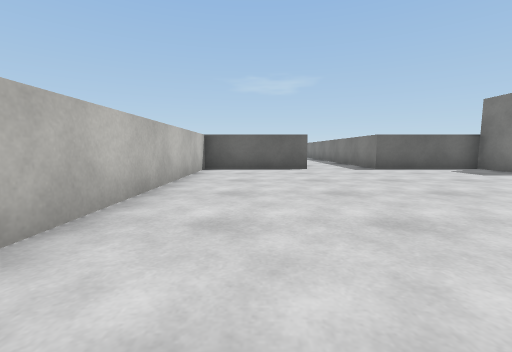
[1] (above)

12 first-person views from a walk through a scene from a Unity 3-D project. The camera is 0.58 m above the floor, tilts 6° down and sees 90° across. The floor is counted in squares, 1 m on a side. Each view is taken from the middle of a square. On the plan, view 1 faces up. The plan holds only what a view shows up to about 9 squares ahead; the rest is blank. The place goes on beyond the plan. Surface patterns are stand-ins for the level's own textures.

[2]
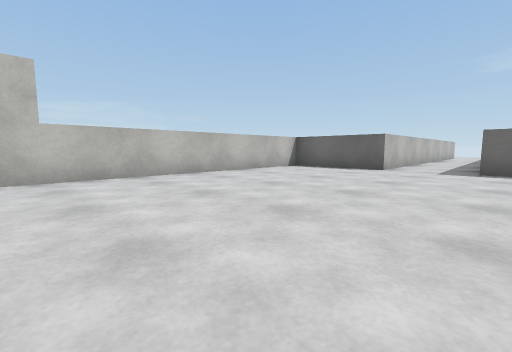

[3]
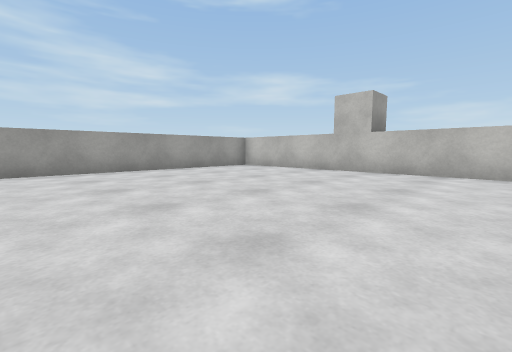

[4]
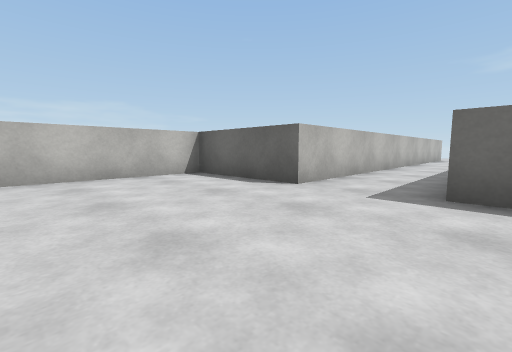

[5]
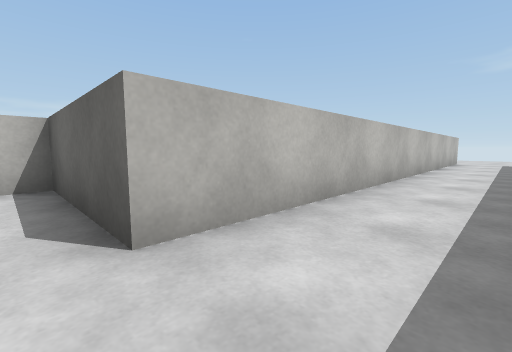

[6]
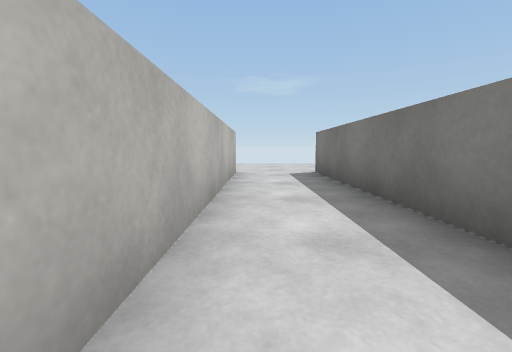

[7]
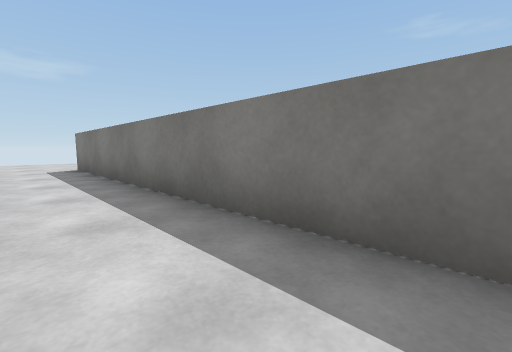

[8]
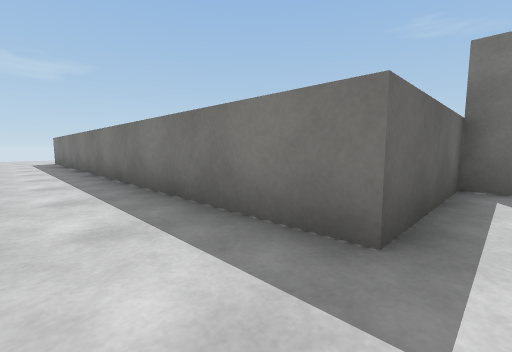

[9]
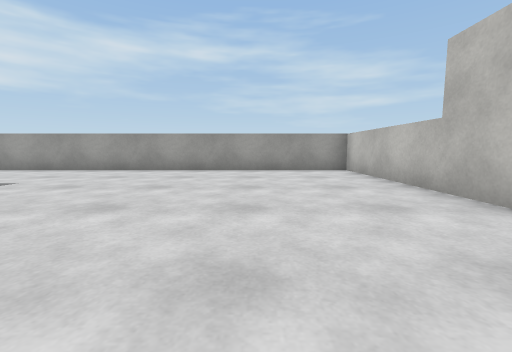

[10]
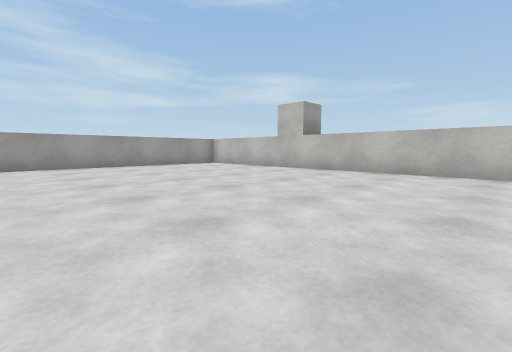

[11]
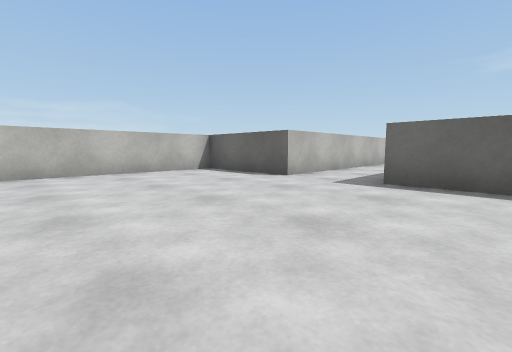

[12]
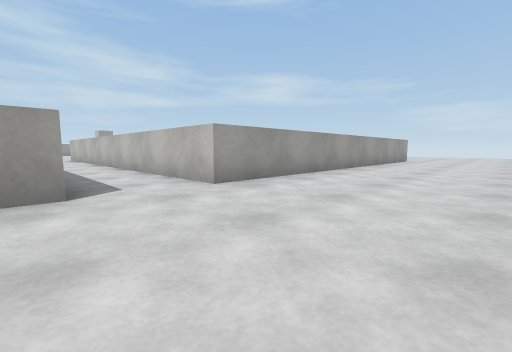

### Floor plan
Points are (right, up) in squares from view 1. A wall is a line through its corners. A room is listed if a view was taken in it or the views show most of it. See-through windows are left out.
Room 1 (views 1, 2, 3, 4, 5, 6, 7, 8, 9, 10, 11)
walls: (5.5, 7.5) (3.5, 7.5) (3.5, 19.5); (1.5, 19.5) (1.5, 7.5) (-1.5, 7.5) (-1.5, -4.1) (5.5, -4.1)
ways out: opening at (2.5, 20) to room 2
Room 2 (view 12)
walls: (-5.4, 19.5) (1.5, 19.5); (3.5, 19.5) (4.1, 19.5)
ways out: opening at (2.5, 20) to room 1

Positions as (right, up) in squares from view 1, and headings:
1: (0, 0), facing up
2: (4, 0), facing up-left
3: (5, 3), facing down-left
4: (4, 4), facing up-left
5: (3, 7), facing up-left
6: (2, 13), facing up
7: (2, 11), facing up-right
8: (2, 7), facing up-right
9: (1, 3), facing down
10: (5, 5), facing down-left
11: (5, 3), facing up-left
12: (4, 23), facing down-left
